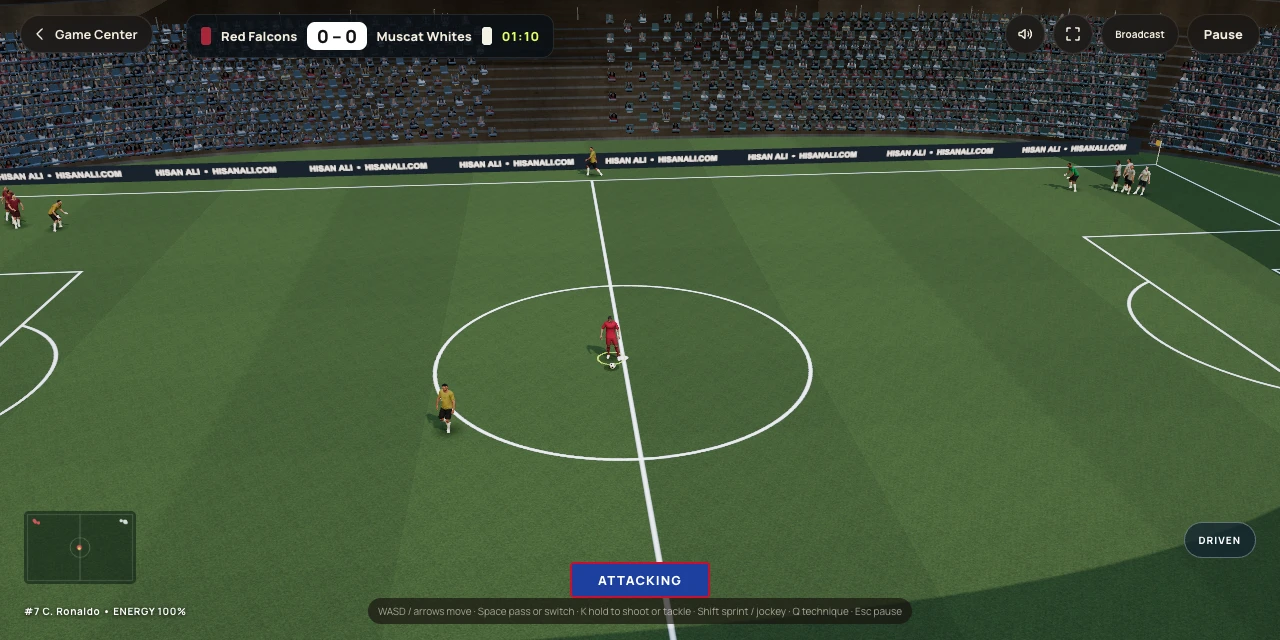
#> input picture football/qa/1280-close-control.webp, 1280 x 640 px, given in place of 1280-dribble.webp, which was not available
$ python pack-qa.py
#> lines starting #> are read from the running program, lines starting #| are printed output that depends on the picture
"""Compress browser screenshots for review; PNGs are regenerated by Playwright."""
from pathlib import Path
from PIL import Image, ImageOps
root=Path(__file__).resolve().parents[1]
for path in (root/'qa').glob('*.png'):
 im=Image.open(path);im.save(path.with_suffix('.webp'),quality=86);path.unlink()
thumb=root.parent/'games/thumbs/football.webp'
im=Image.open(root/'qa/1280-dribble.webp');ImageOps.fit(im,(640,480)).save(thumb,quality=86)
#> further down, im is the input picture: PIL image 1280x640 RGB; mean R, G, B 66.5, 85.8, 57.6
#> after `im = Image.open(root / 'qa/1280-dribble.webp')`:
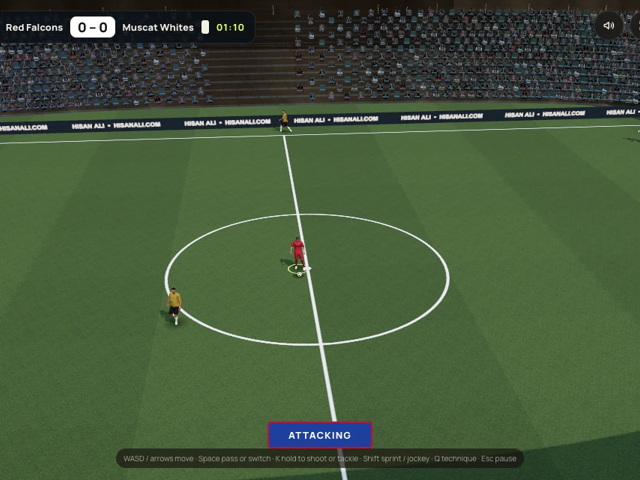
#> saved as football.webp: PIL image 640x480 RGB; mean R, G, B 68, 87.5, 58.3
stale=root/'qa/video-source.txt'
if stale.exists():stale.unlink()

$ run again, on football/qa/1280-penalty.webp
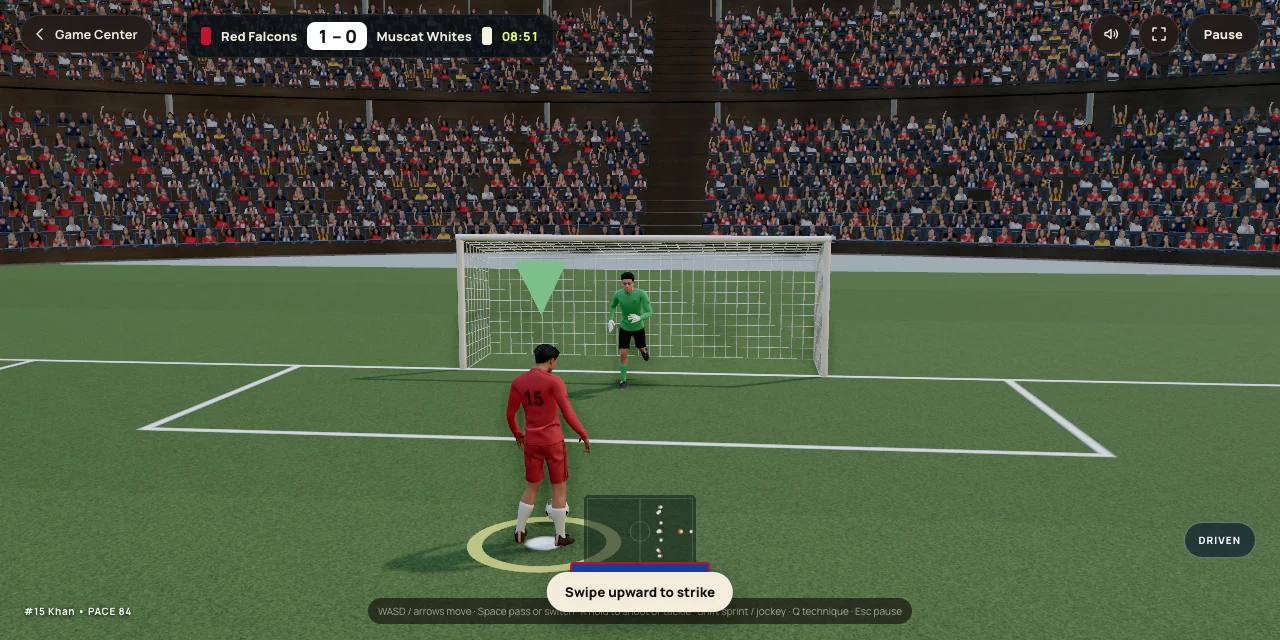
#> input picture football/qa/1280-penalty.webp, 1280 x 640 px, given in place of 1280-dribble.webp, which was not available
#> im is the input picture: PIL image 1280x640 RGB; mean R, G, B 76.2, 87.4, 65.8
#> `im = Image.open(root / 'qa/1280-dribble.webp')`:
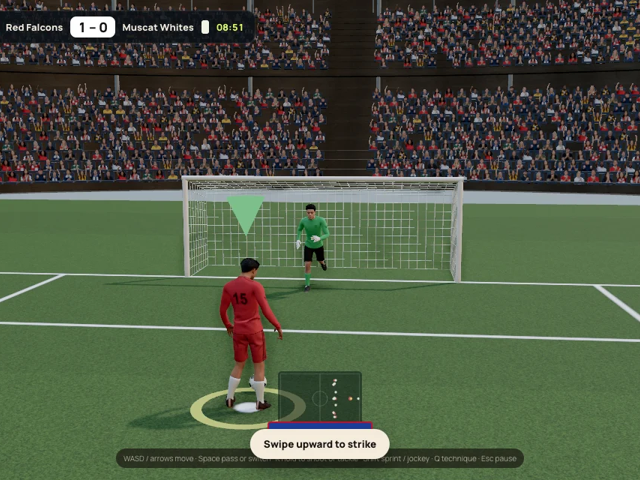
#> saved as football.webp: PIL image 640x480 RGB; mean R, G, B 77.5, 88.3, 67.1

$ run again, on football/qa/1280-render-closeup.webp
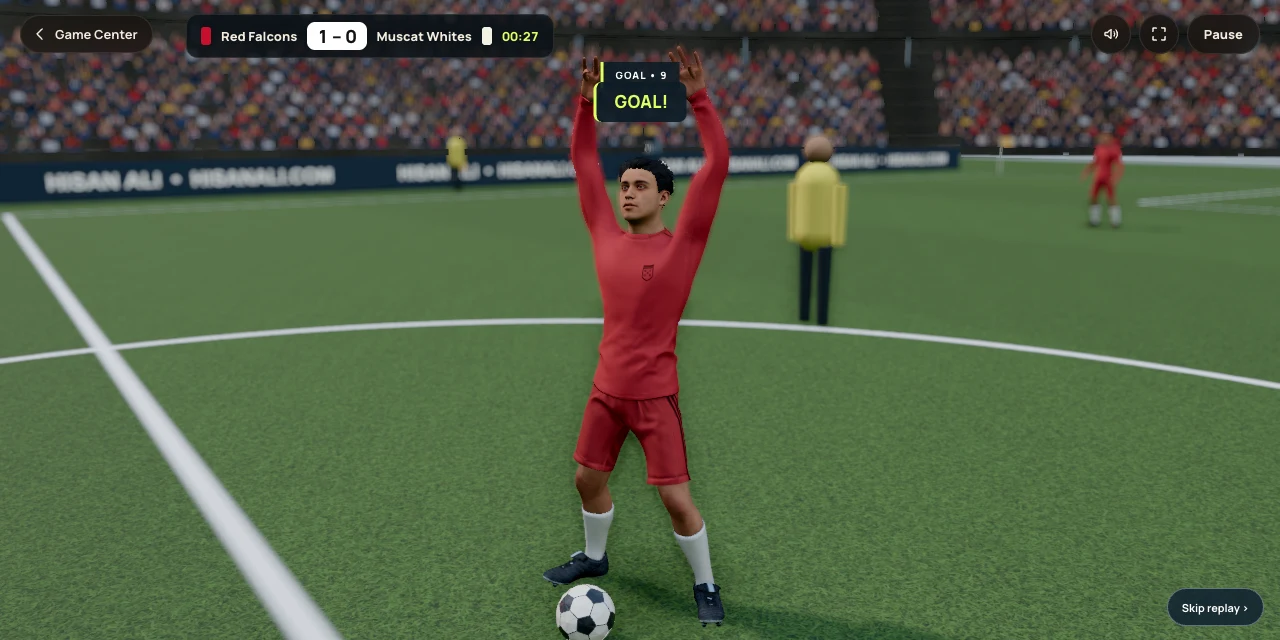
#> input picture football/qa/1280-render-closeup.webp, 1280 x 640 px, given in place of 1280-dribble.webp, which was not available
#> im is the input picture: PIL image 1280x640 RGB; mean R, G, B 82.4, 95.4, 69
#> `im = Image.open(root / 'qa/1280-dribble.webp')`:
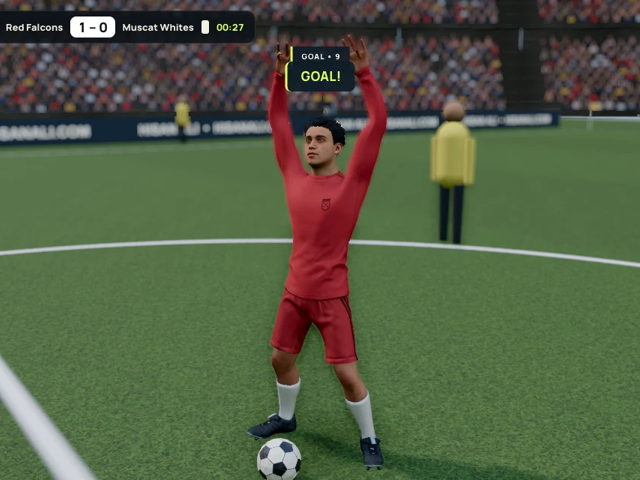
#> saved as football.webp: PIL image 640x480 RGB; mean R, G, B 83, 94.1, 67.8
